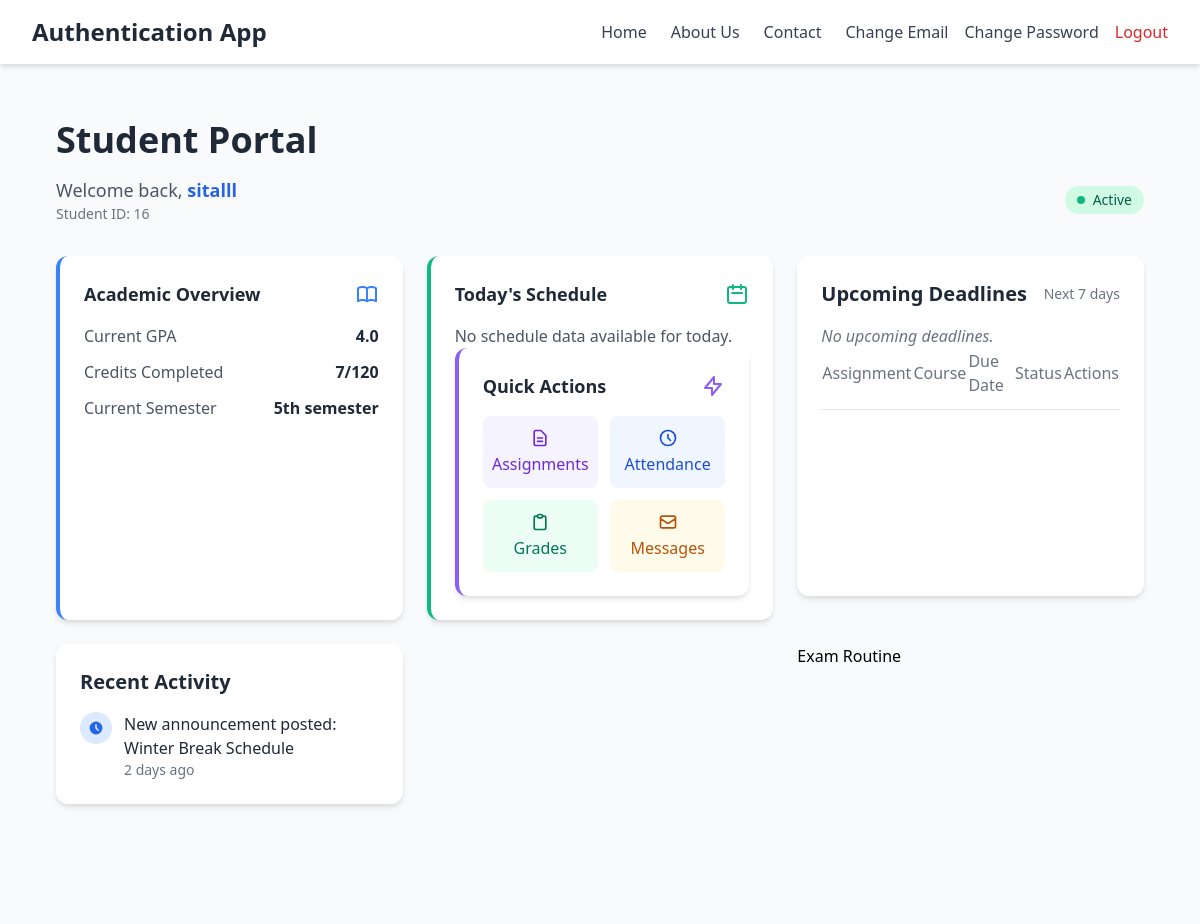
The page /portol/ (signed in) on the database as committed earlier.
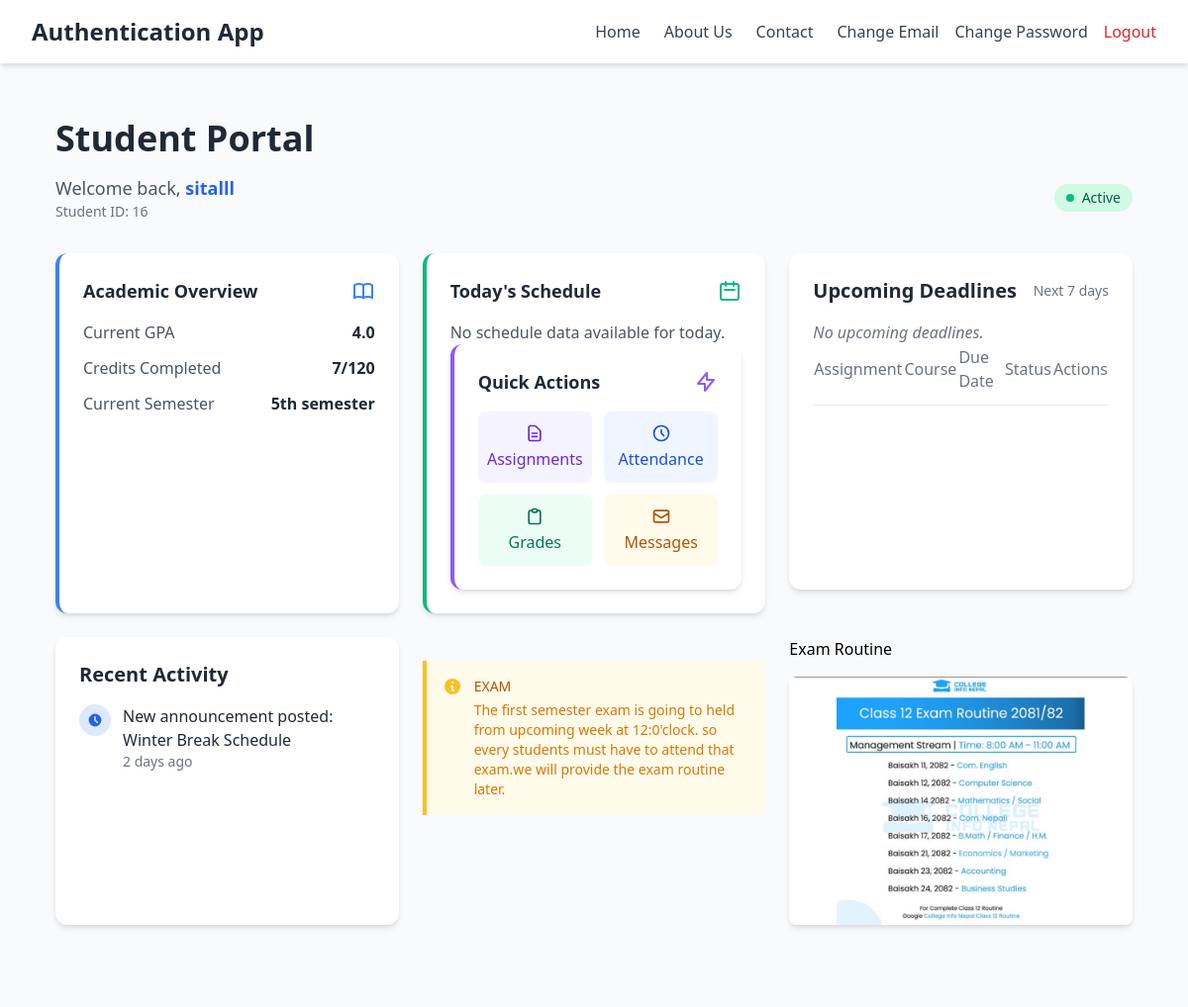
The same page on the database as committed later.
### authapp/models.py (models this page shows, shortened)
class Notices(models.Model):
    title=models.CharField(max_length=200)
    message=models.TextField(blank=False, null=False)
    date_posted=models.DateField(auto_now_add=True)
    is_active=models.BooleanField(default=True)
    image=models.ImageField(upload_to='notices/', null=True, blank=True)

### authapp/views.py (the view)
# urls.py: path('portol/',views.portol_view,name='portol'),
@login_required
def portol_view(request):
    academic = Academic_Overview.objects.filter(user=request.user).first()
    schedule = Today_Schedule.objects.filter(user=request.user).first()
    deadlines=UpcomingDeadlines.objects.filter(user=request.user).all()
    notice=Notices.objects.filter(is_active=True).all()
    context={
        'academic_overview': academic,
        'schedule': schedule,
        'deadlines': deadlines,
        'notice': notice,
    }
    return render(request, 'authapp/portol.html', context=context)

### templates/authapp/portol.html (shortened to what the changed rows need)
{% extends 'authapp/base.html' %}
{% load static %}
{% block child_block %}
<div class="min-h-screen bg-gray-50 p-4 md:p-6">
  <div class="mb-8">
    <h1 class="text-3xl md:text-4xl font-bold text-gray-800">Student Portal</h1>
  </div>
  <div class="grid grid-cols-1 md:grid-cols-2 lg:grid-cols-3 gap-6 mb-8">
  <div class="bg-white rounded-xl shadow-md p-6 mb-6">
    <div class="flex items-center justify-between mb-4">
      <h2 class="text-xl font-bold text-gray-800">Upcoming Deadlines</h2>
    </div>
    <div class="overflow-x-auto">
      <table class="w-full">
        <thead>
          <tr class="text-left text-gray-500 border-b">
            <th class="pb-3 font-medium">Assignment</th>
            <th class="pb-3 font-medium">Course</th>
            <th class="pb-3 font-medium">Due Date</th>
            <th class="pb-3 font-medium">Status</th>
            <th class="pb-3 font-medium">Actions</th>
          </tr>
        </thead>
      </table>
    </div>
  </div>
  <div class="bg-white rounded-xl shadow-md p-6">
    <h2 class="text-xl font-bold text-gray-800 mb-4">Recent Activity</h2>
  </div>
  <div>
    {%if notice %}
    <div class="bg-yellow-50 border-l-4 border-yellow-400 p-4 mt-6">
      <div class="flex">
        <div class="flex-shrink-0">
          <svg class="h-5 w-5 text-yellow-400" fill="currentColor" viewBox="0 0 20 20">
            <path fill-rule="evenodd" d="M18 10a8 8 0 11-16 0 8 8 0 0116 0zm-7-4a1 1 0 11-2 0 1 1 0 012 0zM9 9a1 1 0 000 2v3a1 1 0 001 1h1a1 1 0 100-2v-3a1 1 0 00-1-1H9z" clip-rule="evenodd"/>
          </svg>
        </div>
        <div class="ml-3">
          <p class="text-sm text-yellow-700 font-medium">{{ notice.0.title }}</p>
          <p class="mt-1 text-sm text-yellow-600">{{ notice.0.message }}</p>
        </div>
      </div>
  </div>
    {% endif %}
</div>
<div>
  <h2>Exam Routine</h2>
  {% if notice%}
  <div>
    <img src="{{ notice.0.image.url }}" alt="Exam Routine" class="mt-4 rounded-lg shadow-md">
</div>
  {% endif %}
</div>
{% endblock %}

Rows that differ between the two databases and show on the page:
added Notices: title "EXAM", message "The first semester exam is going to held from upcoming week at 12:0'clock. so every students must have to attend that exam.we will provide the exam routine later.", image (picture)
